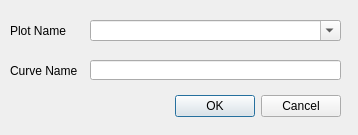
<?xml version="1.0" encoding="UTF-8"?>
<ui version="4.0">
 <class>plotCurveNameDialog</class>
 <widget class="QDialog" name="plotCurveNameDialog">
  <property name="geometry">
   <rect>
    <x>0</x>
    <y>0</y>
    <width>358</width>
    <height>135</height>
   </rect>
  </property>
  <property name="windowTitle">
   <string>Select Plot Name / Curve Name</string>
  </property>
  <widget class="QDialogButtonBox" name="buttonBox">
   <property name="geometry">
    <rect>
     <x>40</x>
     <y>90</y>
     <width>301</width>
     <height>32</height>
    </rect>
   </property>
   <property name="orientation">
    <enum>Qt::Horizontal</enum>
   </property>
   <property name="standardButtons">
    <set>QDialogButtonBox::Cancel|QDialogButtonBox::Ok</set>
   </property>
  </widget>
  <widget class="QLabel" name="lblPlotName">
   <property name="geometry">
    <rect>
     <x>10</x>
     <y>20</y>
     <width>71</width>
     <height>21</height>
    </rect>
   </property>
   <property name="text">
    <string>Plot Name</string>
   </property>
  </widget>
  <widget class="QLineEdit" name="txtCurveName">
   <property name="geometry">
    <rect>
     <x>90</x>
     <y>60</y>
     <width>251</width>
     <height>20</height>
    </rect>
   </property>
  </widget>
  <widget class="QComboBox" name="cmbPlotName">
   <property name="geometry">
    <rect>
     <x>90</x>
     <y>20</y>
     <width>251</width>
     <height>21</height>
    </rect>
   </property>
   <property name="editable">
    <bool>true</bool>
   </property>
  </widget>
  <widget class="QLabel" name="lblCurveName">
   <property name="geometry">
    <rect>
     <x>10</x>
     <y>60</y>
     <width>71</width>
     <height>21</height>
    </rect>
   </property>
   <property name="text">
    <string>Curve Name</string>
   </property>
  </widget>
 </widget>
 <resources/>
 <connections>
  <connection>
   <sender>buttonBox</sender>
   <signal>accepted()</signal>
   <receiver>plotCurveNameDialog</receiver>
   <slot>accept()</slot>
   <hints>
    <hint type="sourcelabel">
     <x>248</x>
     <y>254</y>
    </hint>
    <hint type="destinationlabel">
     <x>157</x>
     <y>274</y>
    </hint>
   </hints>
  </connection>
  <connection>
   <sender>buttonBox</sender>
   <signal>rejected()</signal>
   <receiver>plotCurveNameDialog</receiver>
   <slot>reject()</slot>
   <hints>
    <hint type="sourcelabel">
     <x>316</x>
     <y>260</y>
    </hint>
    <hint type="destinationlabel">
     <x>286</x>
     <y>274</y>
    </hint>
   </hints>
  </connection>
 </connections>
</ui>
